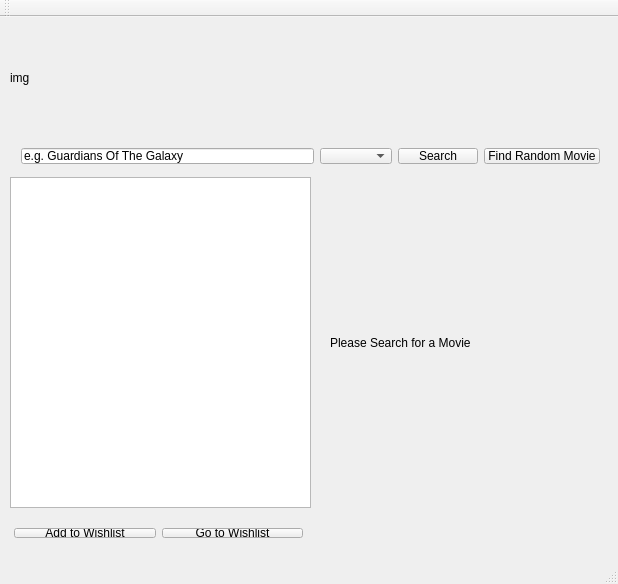
<?xml version="1.0" encoding="UTF-8"?>
<ui version="4.0">
 <class>MainWindow</class>
 <widget class="QMainWindow" name="MainWindow">
  <property name="geometry">
   <rect>
    <x>0</x>
    <y>0</y>
    <width>618</width>
    <height>584</height>
   </rect>
  </property>
  <property name="windowTitle">
   <string>MovieFinder</string>
  </property>
  <property name="styleSheet">
   <string notr="true"/>
  </property>
  <widget class="QWidget" name="centralWidget">
   <property name="autoFillBackground">
    <bool>true</bool>
   </property>
   <property name="styleSheet">
    <string notr="true"/>
   </property>
   <widget class="QListWidget" name="listWidget">
    <property name="geometry">
     <rect>
      <x>10</x>
      <y>160</y>
      <width>301</width>
      <height>331</height>
     </rect>
    </property>
    <property name="autoFillBackground">
     <bool>false</bool>
    </property>
    <property name="styleSheet">
     <string notr="true"/>
    </property>
   </widget>
   <widget class="QLabel" name="posterImg">
    <property name="geometry">
     <rect>
      <x>330</x>
      <y>160</y>
      <width>271</width>
      <height>331</height>
     </rect>
    </property>
    <property name="text">
     <string>Please Search for a Movie</string>
    </property>
   </widget>
   <widget class="QWidget" name="layoutWidget">
    <property name="geometry">
     <rect>
      <x>10</x>
      <y>120</y>
      <width>601</width>
      <height>38</height>
     </rect>
    </property>
    <layout class="QHBoxLayout" name="horizontalLayout">
     <item>
      <widget class="QLineEdit" name="lineEdit">
       <property name="text">
        <string>e.g. Guardians Of The Galaxy</string>
       </property>
      </widget>
     </item>
     <item>
      <widget class="QComboBox" name="comboBox"/>
     </item>
     <item>
      <widget class="QPushButton" name="searchButton">
       <property name="text">
        <string>Search</string>
       </property>
      </widget>
     </item>
     <item>
      <widget class="QPushButton" name="randomMovieButton">
       <property name="text">
        <string>Find Random Movie</string>
       </property>
      </widget>
     </item>
    </layout>
   </widget>
   <widget class="QLabel" name="logo">
    <property name="geometry">
     <rect>
      <x>10</x>
      <y>10</y>
      <width>581</width>
      <height>101</height>
     </rect>
    </property>
    <property name="text">
     <string>img</string>
    </property>
   </widget>
   <widget class="QWidget" name="">
    <property name="geometry">
     <rect>
      <x>3</x>
      <y>500</y>
      <width>311</width>
      <height>32</height>
     </rect>
    </property>
    <layout class="QHBoxLayout" name="horizontalLayout_2">
     <item>
      <widget class="QPushButton" name="pushButton_4">
       <property name="text">
        <string>Add to Wishlist</string>
       </property>
      </widget>
     </item>
     <item>
      <widget class="QPushButton" name="pushButton">
       <property name="styleSheet">
        <string notr="true"/>
       </property>
       <property name="text">
        <string>Go to Wishlist</string>
       </property>
      </widget>
     </item>
    </layout>
   </widget>
  </widget>
  <widget class="QToolBar" name="mainToolBar">
   <attribute name="toolBarArea">
    <enum>TopToolBarArea</enum>
   </attribute>
   <attribute name="toolBarBreak">
    <bool>false</bool>
   </attribute>
  </widget>
  <widget class="QStatusBar" name="statusBar"/>
 </widget>
 <layoutdefault spacing="6" margin="11"/>
 <resources/>
 <connections/>
</ui>
